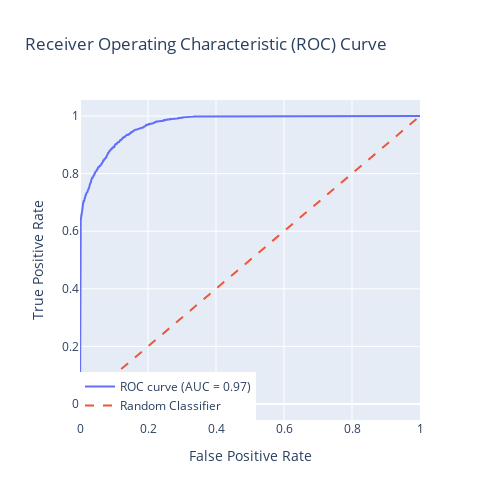
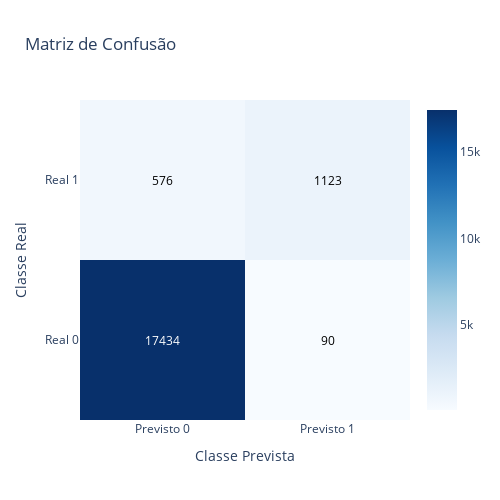

Source (notebook cell) for these figures, in order:
### Code cell
# Make predictions on the test set

y_pred_proba = model.predict_proba(X_test)[:, 1]

# Calculate the false positive rate, true positive rate, and thresholds

fpr, tpr, thresholds = roc_curve(y_test, y_pred_proba)

# Calculate the area under the ROC curve (AUC)

roc_auc = auc(fpr, tpr)

# Plot the ROC curve

fig = go.Figure()

fig.add_trace(go.Scatter(x=fpr, y=tpr, mode="lines", name="ROC curve (AUC = %0.2f)" % roc_auc))
fig.add_trace(
    go.Scatter(x=[0, 1], y=[0, 1], mode="lines", name="Random Classifier", line=dict(dash="dash"))
)
fig.update_layout(
    title="Receiver Operating Characteristic (ROC) Curve",
    xaxis_title="False Positive Rate",
    yaxis_title="True Positive Rate",
    width=500,
    height=500,
    legend=dict(x=0, y=0, traceorder="normal"),
)
fig.show()

# Calculate the confusion matrix

cm = confusion_matrix(y_test, y_pred)
print(cm)

# Plot the confusion matrix

fig = go.Figure(
    data=go.Heatmap(
        z=cm,
        x=["Previsto 0", "Previsto 1"],
        y=["Real 0", "Real 1"],
        colorscale="Blues",
        hoverongaps=False,
    )
)

max_val = cm.max()
annotations = []
for i in range(len(cm)):
    for j in range(len(cm[0])):
        annotations.append(
            dict(
                x=j,
                y=i,
                text=str(cm[i][j]),
                showarrow=False,
                font=dict(color="white" if cm[i][j] > max_val / 2 else "black"),
            )
        )

fig.update_layout(
    title="Matriz de Confusão",
    width=500,
    height=500,
    xaxis_title="Classe Prevista",
    yaxis_title="Classe Real",
    annotations=annotations,
)

fig.show()

### Figure 1 — Plotly figure (JSON) as saved in the notebook; plotly's stock layout.template omitted (floating-point values rounded to 4 significant figures; data arrays with more than 128 entries replaced by an {"elided": "..."} marker saying what was removed)
{"data": [{"mode": "lines", "name": "ROC curve (AUC = 0.97)", "type": "scatter", "x": {"elided": "1613 float values"}, "y": {"elided": "1613 float values"}}, {"line": {"dash": "dash"}, "mode": "lines", "name": "Random Classifier", "type": "scatter", "x": [0, 1], "y": [0, 1]}], "layout": {"height": 500, "legend": {"traceorder": "normal", "x": 0, "y": 0}, "title": {"text": "Receiver Operating Characteristic (ROC) Curve"}, "width": 500, "xaxis": {"title": {"text": "False Positive Rate"}}, "yaxis": {"title": {"text": "True Positive Rate"}}}}

### Figure 2 — Plotly figure (JSON) as saved in the notebook; plotly's stock layout.template omitted (floating-point values rounded to 4 significant figures)
{"data": [{"colorscale": [[0, "rgb(247,251,255)"], [0.125, "rgb(222,235,247)"], [0.25, "rgb(198,219,239)"], [0.375, "rgb(158,202,225)"], [0.5, "rgb(107,174,214)"], [0.625, "rgb(66,146,198)"], [0.75, "rgb(33,113,181)"], [0.875, "rgb(8,81,156)"], [1, "rgb(8,48,107)"]], "hoverongaps": false, "type": "heatmap", "x": ["Previsto 0", "Previsto 1"], "y": ["Real 0", "Real 1"], "z": [[17434, 90], [576, 1123]]}], "layout": {"annotations": [{"font": {"color": "white"}, "showarrow": false, "text": "17434", "x": 0, "y": 0}, {"font": {"color": "black"}, "showarrow": false, "text": "90", "x": 1, "y": 0}, {"font": {"color": "black"}, "showarrow": false, "text": "576", "x": 0, "y": 1}, {"font": {"color": "black"}, "showarrow": false, "text": "1123", "x": 1, "y": 1}], "height": 500, "title": {"text": "Matriz de Confusão"}, "width": 500, "xaxis": {"title": {"text": "Classe Prevista"}}, "yaxis": {"title": {"text": "Classe Real"}}}}
